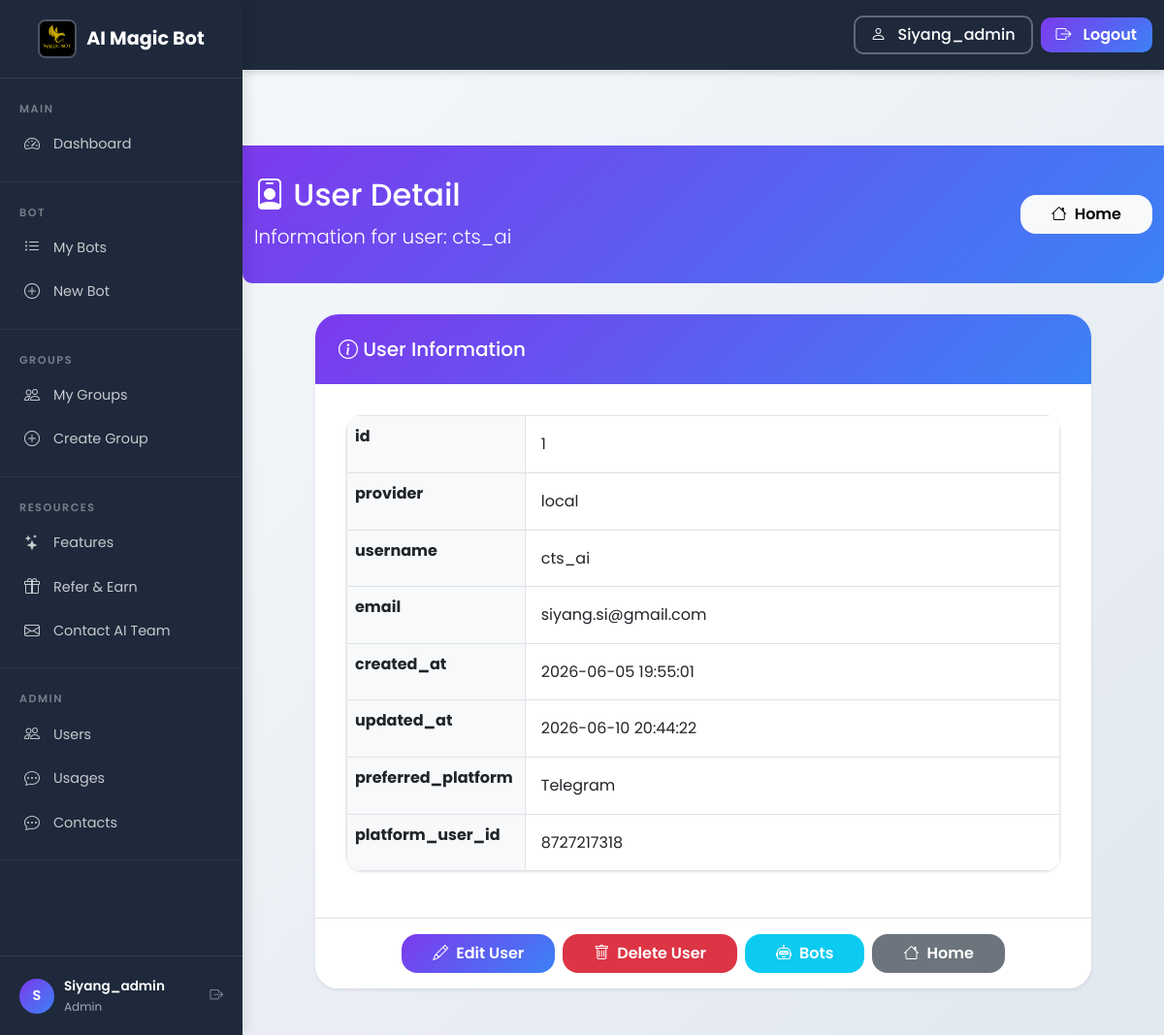
The app's page /users/1 (signed in), older data.
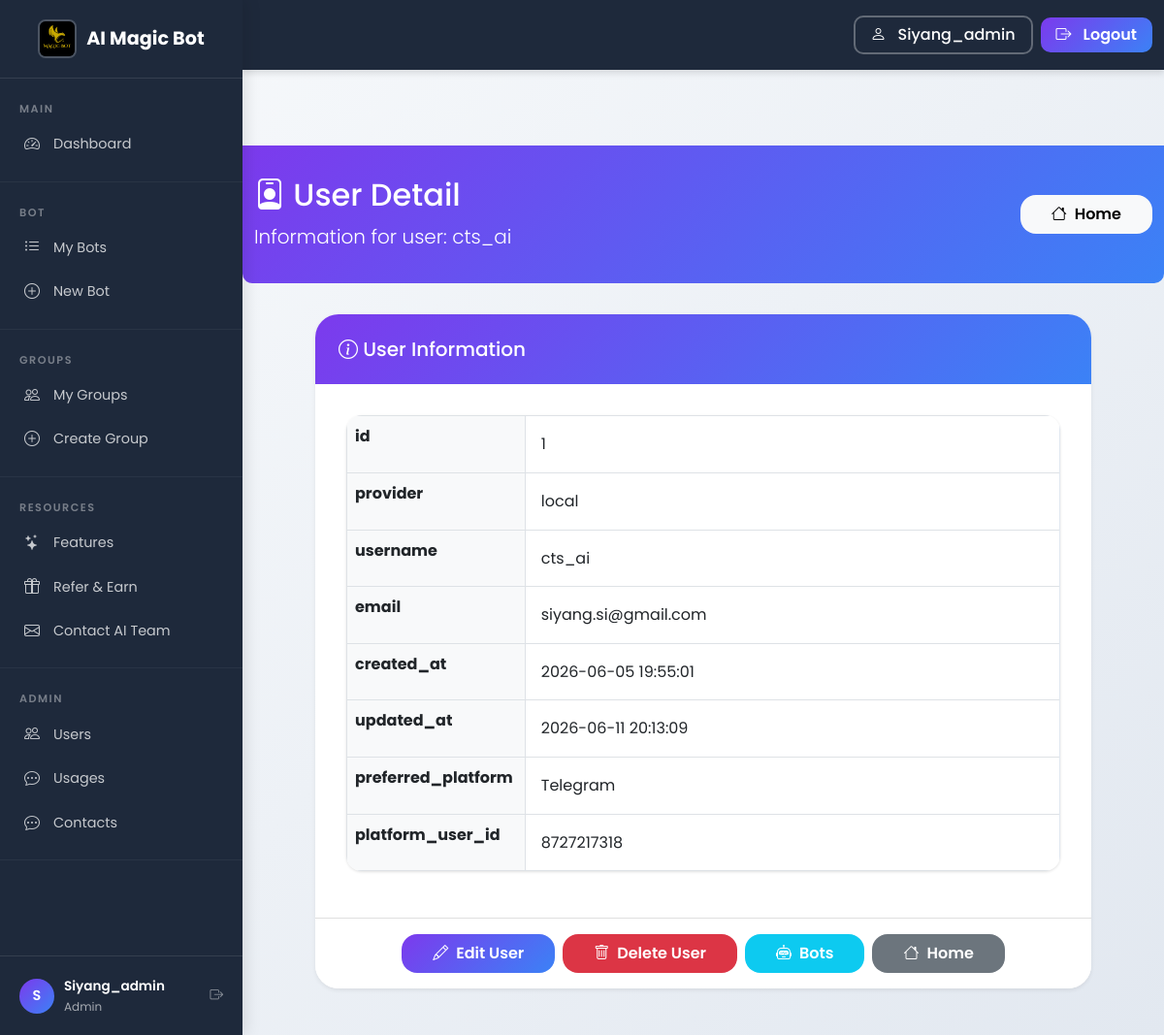
The same page, newer data.
### tables this page shows
CREATE TABLE "users" (id INTEGER PRIMARY KEY AUTOINCREMENT, provider TEXT NOT NULL DEFAULT 'local', provider_id TEXT UNIQUE, username TEXT NOT NULL UNIQUE, email TEXT UNIQUE, password_hash TEXT, referral_credits INTEGER DEFAULT 0, referral_badge TEXT DEFAULT NULL, created_at TIMESTAMP DEFAULT CURRENT_TIMESTAMP, updated_at TIMESTAMP DEFAULT CURRENT_TIMESTAMP, preferred_platform TEXT DEFAULT NULL, platform_user_id TEXT DEFAULT NULL);

### app_complete_with_groups.py (the view)
@app.route("/users/<int:user_id>")
@login_required
@admin_required_route
def user_detail(user_id):
    conn = get_db_connection()
    user = conn.execute("SELECT * FROM users WHERE id = ?", (user_id,)).fetchone()
    if not user:
        conn.close()
        flash("User not found", "error")
        return redirect(url_for('users_list'))
    role_row = conn.execute("SELECT r.name FROM roles r JOIN user_roles ur ON r.id = ur.role_id WHERE ur.user_id = ?", (user_id,)).fetchone()
    user_role = role_row['name'] if role_row else 'customer'
    conn.close()
    return render_template("user_detail.html", user=user, user_role=user_role, username=session.get("username"), role=session.get("role"))

### app_complete_with_groups.py (called while the page is built)
@app.context_processor
def inject_random_background():
    import random
    background_images = [
        '/static/AI_IMG1.jpeg',
        '/static/AI_IMG_2.jpeg',
        '/static/AI_IMG_3.jpeg',
        '/static/AI_IMG_4.jpeg'
    ]
    random_bg = random.choice(background_images)
    return {
        'random_background': random_bg,
        'all_backgrounds': background_images,
        'is_admin': session.get('role') == 'admin'
    }

def admin_required_route(f):
    from functools import wraps
    @wraps(f)
    def decorated_function(*args, **kwargs):
        if session.get('role', 'customer') != 'admin':
            flash("Admin privileges required to access this page.", "error")
            return redirect(url_for('index'))
        return f(*args, **kwargs)
    return decorated_function

    def __call__(self, environ, start_response):
        environ['wsgi.url_scheme'] = 'https'
        return super().__call__(environ, start_response)

### db.py (called while the page is built)
def get_conn():
    if USE_PG:
        return _pg_conn()
    return _sqlite_conn()

### templates/user_detail.html (shortened to what this page needs)
<!DOCTYPE html>
<html lang="en">
<head>
    <link href="https://cdn.jsdelivr.net/npm/bootstrap@5.1.3/dist/css/bootstrap.min.css" rel="stylesheet">
    <link rel="stylesheet" href="{{ url_for('static', filename='css/shared.css') }}">
    <link rel="stylesheet" href="https://cdn.jsdelivr.net/npm/bootstrap-icons@1.8.1/font/bootstrap-icons.css">
</head>
<body class="sidebar-layout">
    {% with active_page='users' %}
    {% include '_sidebar.html' %}
<div class="sidebar-content">
    {% endwith %}
    <div class="page-header">
        <div class="container">
            <div class="d-flex justify-content-between align-items-center">
                <div>
                    <h2><i class="bi bi-person-badge"></i> User Detail</h2>
                    <p class="lead mb-0">Information for user: {{ user.username }}</p>
                </div>
                <a href="/" class="btn btn-light"><i class="bi bi-house"></i> Home</a>
            </div>
        </div>
    </div>
    <div class="container mb-5">
        <div class="card shadow-sm max-w-lg mx-auto" style="max-width: 800px;">
            <div class="card-header bg-light">
                <h5 class="mb-0"><i class="bi bi-info-circle"></i> User Information</h5>
            </div>
            <div class="card-body">
                <table class="table table-bordered">
                    <tbody>
                        {% for key in user.keys() %}
                        <tr>
                            {% if key != 'password_hash' and user[key] %}
                                <th class="w-25 bg-light">{{ key }}</th>
                                <td>
                                    {{ user[key] or 'N/A' }}
                                </td>
                            {% endif %}
                        </tr>
                        {% endfor %}
                    </tbody>
                </table>
            </div>
            <div class="card-footer bg-white d-flex gap-2 justify-content-center py-3">
                <a href="/users/{{ user.id }}/edit" class="btn btn-primary"><i class="bi bi-pencil"></i> Edit User</a>
                <a href="/users/{{ user.id }}/delete" class="btn btn-danger" onclick="return confirm('Are you sure you want to delete this user?');"><i class="bi bi-trash"></i> Delete User</a>
                <a href="/users/{{ user.id }}/bots" class="btn btn-info text-white"><i class="bi bi-robot"></i> Bots</a>
                <a href="/" class="btn btn-secondary"><i class="bi bi-house"></i> Home</a>
            </div>
        </div>
    </div>
</div>
</body>
</html>

Row changes from the older to the newer data that the page shows:
changed users "cts_ai": updated_at "2026-06-10 20:44:22" → "2026-06-11 20:13:09" (drawn)
Text that changed along with them:
new list line: "updated_at"
new list line: "2026-06-11 20:13:09"
list line gone: "updated_at"
list line gone: "2026-06-10 20:44:22"
